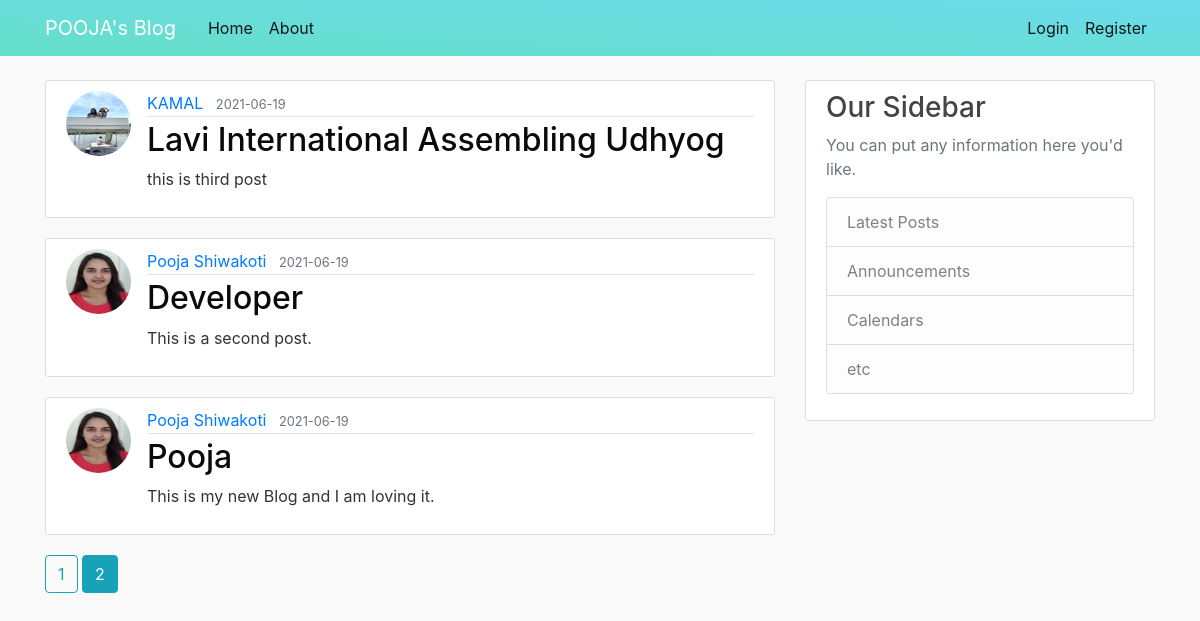
The page /home?page=2 on the database its author committed.
### flaskblog/models.py (models this page shows, shortened)
class Post(db.Model):
    id = db.Column(db.Integer, primary_key=True)
    title = db.Column(db.String(100), nullable=False)
    date_posted = db.Column(db.DateTime, nullable=False, default=datetime.utcnow)
    content = db.Column(db.Text, nullable=False)
    user_id = db.Column(db.Integer, db.ForeignKey('user.id'), nullable=False)

class User(db.Model, UserMixin):
    id = db.Column(db.Integer, primary_key=True)
    username = db.Column(db.String(20), unique=True, nullable=False)
    email = db.Column(db.String(120), unique=True, nullable=False)
    image_file = db.Column(db.String(20), nullable=False, default='default.jpg')
    password = db.Column(db.String(60), nullable=False)
    posts = db.relationship('Post', backref='author', lazy=True)

### flaskblog/routes.py (the view)
@app.route("/")
@app.route("/home")
def home():
    page = request.args.get('page', 1, type = int)
    posts = Post.query.order_by(Post.date_posted.desc()).paginate(page= page, per_page=5)
    return render_template('home.html', posts=posts)

### flaskblog/templates/home.html
{% extends "layout.html" %}
{% block content %}
    {% for post in posts.items %}
        <article class="media content-section">
          <img class="rounded-circle article-img" src="{{ url_for('static', filename='images/' + post.author.image_file) }}">
          <div class="media-body">
            <div class="article-metadata">
              <a class="mr-2" href="{{ url_for('user_posts', username=post.author.username) }}">{{ post.author.username }}</a>
              <small class="text-muted">{{ post.date_posted.strftime('%Y-%m-%d') }}</small>
            </div>
            <h2><a class="article-title" href="{{ url_for('post', post_id=post.id) }}">{{ post.title }}</a></h2>
            <p class="article-content">{{ post.content }}</p>
          </div>
        </article>
    {% endfor %}
    {% for page_num in posts.iter_pages(left_edge=1, right_edge=1, left_current=1, right_current=2) %}
      {% if page_num %}
        {% if posts.page == page_num %}
          <a class="btn btn-info mb-4" href="{{ url_for('home', page=page_num) }}">{{ page_num }}</a>
        {% else %}
          <a class="btn btn-outline-info mb-4" href="{{ url_for('home', page=page_num) }}">{{ page_num }}</a>
        {% endif %}
      {% else %}
        ...
      {% endif %}
    {% endfor %}
{% endblock content %}

### flaskblog/static/main.css (style rules this page uses)
body { background: #fafafa; color: #333333; margin-top: 5rem; }
h1, h2, h3, h4, h5, h6 { color: #444444; }
.content-section { background: #ffffff; padding: 10px 20px; border: 1px solid #dddddd; border-radius: 3px; margin-bottom: 20px; }
.article-title { color: #0a0a0a; }
.article-content { white-space: pre-line; }
.article-img { height: 65px; width: 65px; margin-right: 16px; }
.article-metadata { padding-bottom: 1px; margin-bottom: 4px; border-bottom: 1px solid #e3e3e3 }

### rows shown on the page
Post: image_file (picture), author.username "KAMAL", date_posted "2021-06-19", title "Lavi International Assembling Udhyog", content "this is third post"
Post: image_file (picture), author.username "Pooja Shiwakoti", date_posted "2021-06-19", title "Developer", content "This is a second post."
Post: image_file (picture), author.username "Pooja Shiwakoti", date_posted "2021-06-19", title "Pooja", content "This is my new Blog and I am loving it."

### other values the page prints
{{ page_num }} "1"
{{ page_num }} "2"
